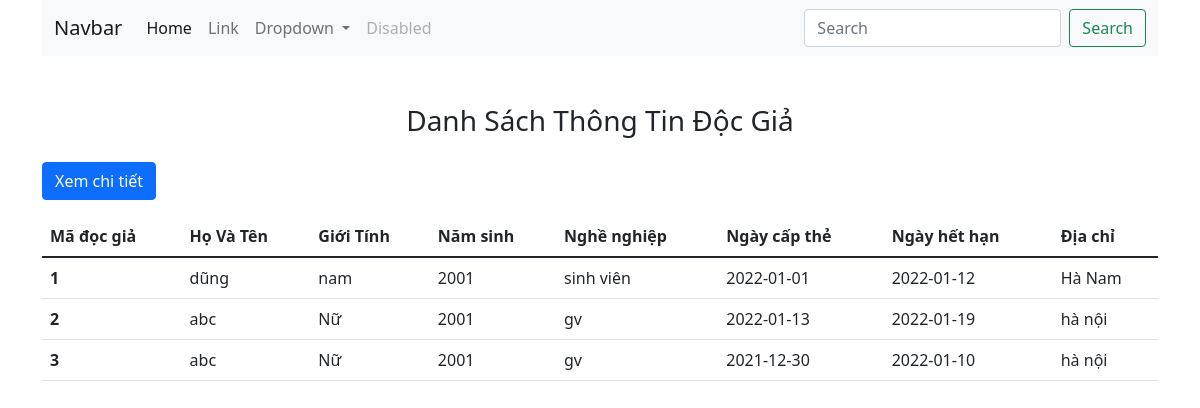
The page / on the database its author committed.
### tables this page shows
CREATE TABLE `docgia` (
  `madg` int(10) UNSIGNED NOT NULL,
  `hovaten` varchar(40) NOT NULL,
  `gioitinh` varchar(40) NOT NULL,
  `namsinh` varchar(40) NOT NULL,
  `nghenghiep` varchar(40) NOT NULL,
  `ngaycapthe` date NOT NULL,
  `ngayhethan` date NOT NULL,
  `diachi` varchar(40) NOT NULL
);

### src/controller/docgiaController.php (called while the page is built, shortened)
<?php
require_once 'model/docgiaModel.php';
class docgiaController{
    function index(){
        $bdModal = new docgiaModal();
        $docgia = $bdModal->getAllBD();
        require_once 'view/docgia/index.php';
    }
}
?>

### src/index.php (called while the page is built, shortened)
<?php
    $action     = isset($_GET['action']) ? $_GET['action'] : 'index';
    $object = new $classController();
    $object->$action();
?>

### src/model/docgiaModel.php (called while the page is built, shortened)
<?php
class docgiaModal{
    public function getAllBD(){
        $conn = $this->connectDb();
        $sql = "SELECT * FROM docgia";
        $result = mysqli_query($conn, $sql);
        $arr_bd = [];
        if(mysqli_num_rows($result)>0){
            $arr_bd = mysqli_fetch_all($result, MYSQLI_ASSOC);
        }
        return $arr_bd;
    }
    public function connectDb() {
        $connection = mysqli_connect(DB_HOST, DB_USERNAME, DB_PASSWORD, DB_NAME);
        return $connection;
    }
    public function getBDBymadg($madg = null) {
        $connection = $this->connectDb();
        $querySelect = "SELECT * FROM docgia WHERE madg={$madg}";
        $results = mysqli_query($connection, $querySelect);
        $bdArr = [];
        if (mysqli_num_rows($results) > 0) {
            $bds = mysqli_fetch_all($results, MYSQLI_ASSOC);
            $bdArr = $bds[0];
        }
        $this->closeDb($connection);
        return $bdArr;
    }}
    ?>

### src/view/docgia/index.php (the view)
<?php
require 'view/template/header.php'
?>
<main>
    <div class="container">
        <div class="row">
            <div class="col-md-12 d-flex justify-content-center mb-3">
                <h3>Danh Sách Thông Tin Độc Giả</h3>
            </div>
            <div class="col-md-12 mb-3">
                <a href="index.php?controller=docgia&action=admin"><button class="btn btn-primary">Xem chi tiết</button></a>
            </div>
            <div class="col-md-12">
                <table class="table">
                    <thead>
                        <tr>
                            <th scope="col">Mã đọc giả</th>
                            <th scope="col">Họ Và Tên</th>
                            <th scope="col">Giới Tính</th>
                            <th scope="col">Năm sinh</th>
                            <th scope="col">Nghề nghiệp</th>
                            <th scope="col">Ngày cấp thẻ</th>
                            <th scope="col">Ngày hết hạn</th>
                            <th scope="col">Địa chỉ</th>
                        </tr>
                    </thead>
                    <tbody>
                        <?php
                        foreach ($docgia as $bd) {
                        ?>
                            <tr>
                                <th scope="row"><?php echo $bd['madg'] ?></th>
                                <td><?php echo $bd['hovaten'] ?></td>
                                <td><?php echo $bd['gioitinh'] ?></td>
                                <td><?php echo $bd['namsinh'] ?></td>
                                <td><?php echo $bd['nghenghiep'] ?></td>
                                <td><?php echo $bd['ngaycapthe'] ?></td>
                                <td><?php echo $bd['ngayhethan'] ?></td>
                                <td><?php echo $bd['diachi'] ?></td>
                            </tr>
                        <?php
                        }
                        ?>
                    </tbody>
                </table>
            </div>
        </div>
    </div>
</main>

### src/view/template/header.php (shortened to what this page needs)
<!DOCTYPE html>
<html lang="en">
<head>
    <link href="https://cdn.jsdelivr.net/npm/bootstrap@5.1.3/dist/css/bootstrap.min.css" rel="stylesheet">
    <link rel="stylesheet" href="https://cdn.jsdelivr.net/npm/bootstrap-icons@1.7.2/font/bootstrap-icons.css">
</head>
<body style="background-color: #fff;">
    <div class="container mb-5">
        <nav class="navbar navbar-expand-lg navbar-light bg-light">
            <div class="container-fluid">
                <a class="navbar-brand" href="#">Navbar</a>
                <div class="collapse navbar-collapse" id="navbarSupportedContent">
                    <ul class="navbar-nav me-auto mb-2 mb-lg-0">
                        <li class="nav-item">
                            <a class="nav-link active" aria-current="page" href="#">Home</a>
                        </li>
                        <li class="nav-item">
                            <a class="nav-link" href="#">Link</a>
                        </li>
                        <li class="nav-item dropdown">
                            <a class="nav-link dropdown-toggle" href="#" id="navbarDropdown" role="button" data-bs-toggle="dropdown" aria-expanded="false">
                                Dropdown
                            </a>
                        </li>
                        <li class="nav-item">
                            <a class="nav-link disabled">Disabled</a>
                        </li>
                    </ul>
                    <form class="d-flex">
                        <input class="form-control me-2" type="search" placeholder="Search" aria-label="Search">
                        <button class="btn btn-outline-success" type="submit">Search</button>
                    </form>
                </div>
            </div>
        </nav>
    </div>

### rows shown on the page
docgia: madg "1", hovaten "dũng", gioitinh "nam", namsinh "2001", nghenghiep "sinh viên", ngaycapthe "2022-01-01", ngayhethan "2022-01-12", diachi "Hà Nam"
docgia: madg "2", hovaten "abc", gioitinh "Nữ", namsinh "2001", nghenghiep "gv", ngaycapthe "2022-01-13", ngayhethan "2022-01-19", diachi "hà nội"
docgia: madg "3", hovaten "abc", gioitinh "Nữ", namsinh "2001", nghenghiep "gv", ngaycapthe "2021-12-30", ngayhethan "2022-01-10", diachi "hà nội"
